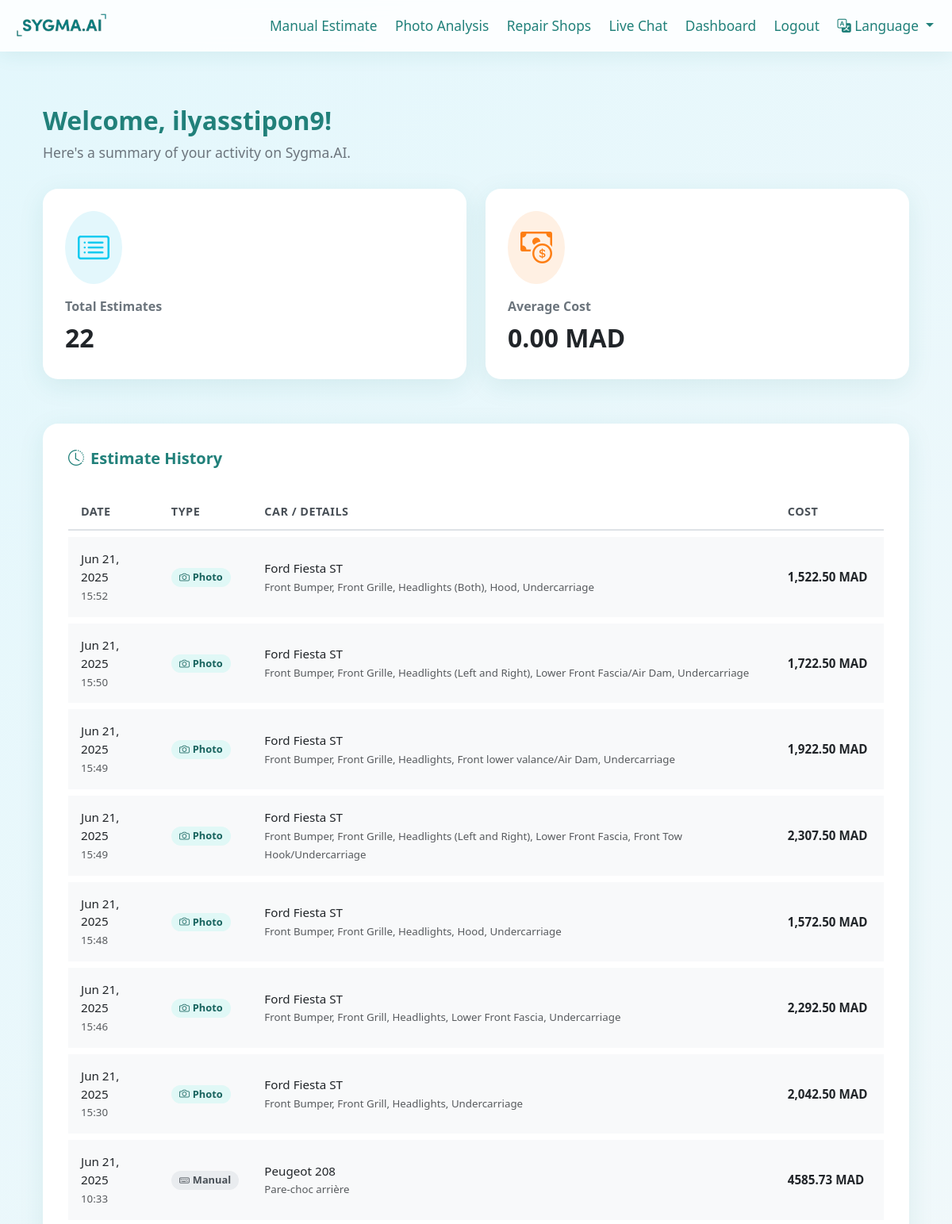
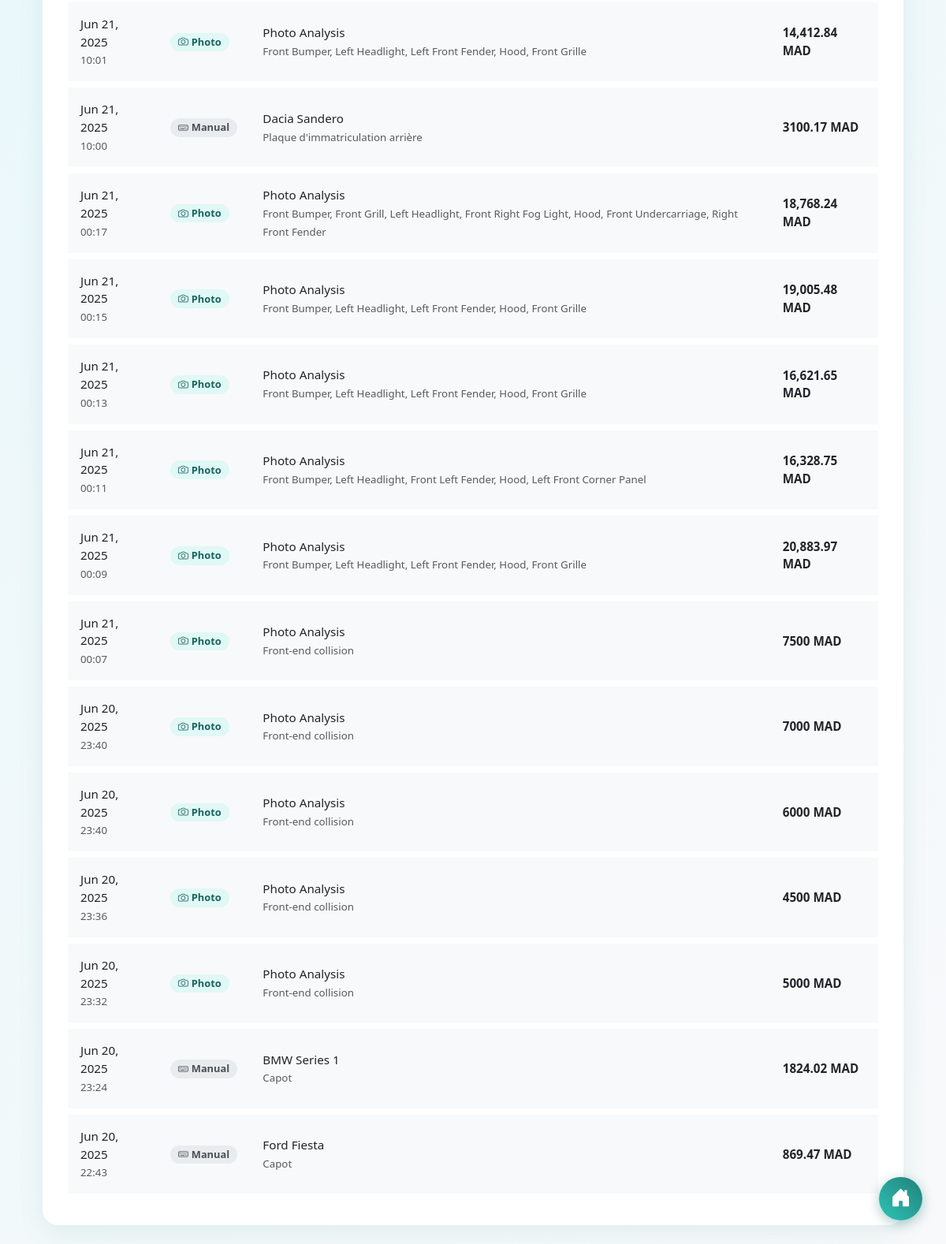
Page /dashboard (signed in) on the committed database (2 pictures, top to bottom).
### models/user.py (models this page shows, shortened)
class User(UserMixin, db.Model):
    id = db.Column(db.Integer, primary_key=True)
    email = db.Column(db.String(120), unique=True, nullable=False)
    password_hash = db.Column(db.String(128), nullable=False)
    is_admin = db.Column(db.Boolean, default=False)

### models/estimate.py (models this page shows, shortened)
class Estimate(db.Model):
    id = db.Column(db.Integer, primary_key=True)
    user_id = db.Column(db.Integer, db.ForeignKey('user.id'), nullable=False)
    estimate_type = db.Column(db.String(50), nullable=False) # 'manual' or 'photo'
    predicted_cost = db.Column(db.String(100))
    timestamp = db.Column(db.DateTime, default=datetime.utcnow)
    car_brand = db.Column(db.String(100))
    car_model = db.Column(db.String(100))
    car_year = db.Column(db.Integer)
    damaged_part = db.Column(db.String(100))
    severity = db.Column(db.String(100))
    photo_filename = db.Column(db.String(200))
    photo_analysis_data = db.Column(db.Text) # Storing JSON results as text
    user = db.relationship('User', backref=db.backref('estimates', lazy=True))

### blueprints/dashboard/routes.py (the view)
@dashboard_bp.route('/dashboard')
@login_required
def dashboard():
    estimates = Estimate.query.filter_by(user_id=current_user.id).order_by(Estimate.timestamp.desc()).all()
    total_estimates = len(estimates)
    average_cost = 0
    if total_estimates > 0:
        total_cost = 0
        valid_estimates = 0
        for est in estimates:
            cost_str = est.predicted_cost or "0"
            cost_val = re.findall(r'\\d+\\.?\\d*', cost_str)
            if cost_val:
                total_cost += float(cost_val[0])
                valid_estimates += 1
        if valid_estimates > 0:
            average_cost = total_cost / valid_estimates
    stats = {
        'total_estimates': total_estimates,
        'average_cost': f"{average_cost:.2f} MAD"
    }
    return render_template('dashboard/dashboard.html', user=current_user, estimates=estimates, stats=stats)

### templates/dashboard/dashboard.html (shortened to what this page needs)
{% extends "base.html" %}
{% block content %}
<div class="container-fluid py-4">
    <div class="dashboard-header">
        <h2>Welcome, {{ current_user.email.split('@')[0] }}!</h2>
        <p>Here's a summary of your activity on Sygma.AI.</p>
    </div>
    <div class="row">
        <div class="col-lg-6 col-md-6 mb-4">
            <div class="stat-card">
                <div class="stat-icon icon-estimates">
                    <i class="bi bi-card-list"></i>
                </div>
                <div class="stat-title">Total Estimates</div>
                <div class="stat-value">{{ stats.total_estimates }}</div>
            </div>
        </div>
        <div class="col-lg-6 col-md-6 mb-4">
            <div class="stat-card">
                <div class="stat-icon icon-avg-cost">
                    <i class="bi bi-cash-coin"></i>
                </div>
                <div class="stat-title">Average Cost</div>
                <div class="stat-value">{{ stats.average_cost }}</div>
            </div>
        </div>
    </div>
    <div class="history-card">
        <div class="history-header">
            <h5><i class="bi bi-clock-history me-2"></i>Estimate History</h5>
        </div>
        {% if estimates %}
        <div class="table-responsive">
            <table class="history-table">
                <thead>
                    <tr>
                        <th>Date</th>
                        <th>Type</th>
                        <th>Car / Details</th>
                        <th>Cost</th>
                    </tr>
                </thead>
                <tbody>
                    {% for estimate in estimates %}
                    <tr>
                        <td>{{ estimate.timestamp.strftime('%b %d, %Y') }}<br><small class="text-muted">{{ estimate.timestamp.strftime('%H:%M') }}</small></td>
                        <td>
                            {% if estimate.estimate_type == 'manual' %}
                                <span class="badge badge-manual"><i class="bi bi-keyboard me-1"></i>Manual</span>
                            {% else %}
                                <span class="badge badge-photo"><i class="bi bi-camera me-1"></i>Photo</span>
                            {% endif %}
                        </td>
                        <td class="car-details">
                            {% if estimate.car_brand and estimate.car_brand != 'Unknown' %}
                                {{ estimate.car_brand }} {{ estimate.car_model }}
                                <br><small class="text-muted">{{ estimate.damaged_part }}</small>
                            {% else %}
                                Photo Analysis
                                <br><small class="text-muted">{{ estimate.damaged_part }}</small>
                            {% endif %}
                        </td>
                        <td class="fw-bold">{{ estimate.predicted_cost }}</td>
                    </tr>
                    {% endfor %}
                </tbody>
            </table>
        </div>
        {% else %}
            <div class="empty-history">
                <i class="bi bi-file-earmark-text"></i>
                <p>No estimates yet. Your recent estimates will appear here.</p>
                <a href="{{ url_for('estimate.estimate') }}" class="btn" style="background-color: #21807a; color: white;">Create First Estimate</a>
            </div>
        {% endif %}
    </div>
</div>
{% endblock %}

### templates/base.html (style rules this page uses)
body { background: linear-gradient(135deg, #e3f7fc 0%, #f8f9fa 100%); min-height: 100vh; font-family: 'Segoe UI', Arial, sans-serif; padding-top: 85px; }

### templates/dashboard/dashboard.html (style rules this page uses)
.dashboard-header { margin-bottom: 2rem; }
.dashboard-header h2 { font-weight: 700; color: #21807a; }
.dashboard-header p { color: #6c757d; font-size: 1.1rem; }
.stat-card { background: #fff; border-radius: 1.2rem; padding: 1.75rem; box-shadow: 0 8px 32px rgba(33,128,122,0.1); border: none; transition: all 0.3s ease; position: relative; overflow: hidden; animation: fadeInUp .5s ease-out; }
.stat-card .stat-icon { font-size: 2.5rem; padding: 1rem; border-radius: 50%; margin-bottom: 1rem; display: inline-block; transition: all 0.3s ease; }
.stat-card .stat-title { font-size: 1rem; font-weight: 600; color: #6c757d; margin-bottom: 0.25rem; }
.stat-card .stat-value { font-size: 2rem; font-weight: 700; color: #212529; }
.icon-estimates { background-color: #e3f7fc; color: #0dcaf0; }
.icon-avg-cost { background-color: #fff0e3; color: #fd7e14; }
.history-card { background: #fff; border-radius: 1.2rem; padding: 2rem; box-shadow: 0 8px 32px rgba(33,128,122,0.1); border: none; margin-top: 2rem; animation: fadeInUp .7s ease-out; }
.history-header { display: flex; justify-content: space-between; align-items: center; margin-bottom: 1.5rem; }
.history-header h5 { color: #21807a; font-weight: 700; margin: 0; }
.history-table { width: 100%; border-collapse: separate; border-spacing: 0 0.5rem; }
.history-table th { font-weight: 600; color: #495057; font-size: 0.9rem; text-transform: uppercase; letter-spacing: 0.5px; padding: 0.75rem 1rem; border-bottom: 2px solid #dee2e6; }
.history-table td { padding: 1rem; vertical-align: middle; font-size: 0.95rem; }
.history-table tbody tr { background-color: #f8f9fa; border-radius: 0.8rem; transition: all 0.2s ease; }
.badge-manual, .badge-photo { font-size: 0.8rem; font-weight: 600; padding: 0.4em 0.8em; border-radius: 2rem; }
.badge-manual { background-color: #e9ecef; color: #495057; }
.badge-photo { background-color: #e0f8f6; color: #17635e; }
.car-details { font-weight: 500; }

### rows in the picture
User: email "ilyasstipon9"
Estimate: timestamp "Jun 21, 2025", timestamp "15:52", estimate_type "Photo", car_brand "Ford", car_model "Fiesta ST", damaged_part "Front Bumper, Front Grille, Headlights (Both), Hood, Undercarriage", predicted_cost "1,522.50 MAD"
Estimate: timestamp "Jun 21, 2025", timestamp "15:50", estimate_type "Photo", car_brand "Ford", car_model "Fiesta ST", damaged_part "Front Bumper, Front Grille, Headlights (Left and Right), Lower Front Fascia/Air Dam, Undercarriage", predicted_cost "1,722.50 MAD"
Estimate: timestamp "Jun 21, 2025", timestamp "15:49", estimate_type "Photo", car_brand "Ford", car_model "Fiesta ST", damaged_part "Front Bumper, Front Grille, Headlights, Front lower valance/Air Dam, Undercarriage", predicted_cost "1,922.50 MAD"
Estimate: timestamp "Jun 21, 2025", timestamp "15:49", estimate_type "Photo", car_brand "Ford", car_model "Fiesta ST", damaged_part "Front Bumper, Front Grille, Headlights (Left and Right), Lower Front Fascia, Front Tow Hook/Undercarriage", predicted_cost "2,307.50 MAD"
Estimate: timestamp "Jun 21, 2025", timestamp "15:48", estimate_type "Photo", car_brand "Ford", car_model "Fiesta ST", damaged_part "Front Bumper, Front Grille, Headlights, Hood, Undercarriage", predicted_cost "1,572.50 MAD"
Estimate: timestamp "Jun 21, 2025", timestamp "15:46", estimate_type "Photo", car_brand "Ford", car_model "Fiesta ST", damaged_part "Front Bumper, Front Grill, Headlights, Lower Front Fascia, Undercarriage", predicted_cost "2,292.50 MAD"
Estimate: timestamp "Jun 21, 2025", timestamp "15:30", estimate_type "Photo", car_brand "Ford", car_model "Fiesta ST", damaged_part "Front Bumper, Front Grill, Headlights, Undercarriage", predicted_cost "2,042.50 MAD"
Estimate: timestamp "Jun 21, 2025", timestamp "10:33", estimate_type "manual" (drawn), car_brand "Peugeot", car_model "208", damaged_part "Pare-choc arrière", predicted_cost "4585.73 MAD"
Estimate: timestamp "Jun 21, 2025", timestamp "10:01", estimate_type "Photo", damaged_part "Front Bumper, Left Headlight, Left Front Fender, Hood, Front Grille", predicted_cost "14,412.84 MAD"
Estimate: timestamp "Jun 21, 2025", timestamp "10:00", estimate_type "manual" (drawn), car_brand "Dacia", car_model "Sandero", damaged_part "Plaque d'immatriculation arrière", predicted_cost "3100.17 MAD"
Estimate: timestamp "Jun 21, 2025", timestamp "00:17", estimate_type "Photo", damaged_part "Front Bumper, Front Grill, Left Headlight, Front Right Fog Light, Hood, Front Undercarriage, Right Front Fender", predicted_cost "18,768.24 MAD"
Estimate: timestamp "Jun 21, 2025", timestamp "00:15", estimate_type "Photo", damaged_part "Front Bumper, Left Headlight, Left Front Fender, Hood, Front Grille", predicted_cost "19,005.48 MAD"
Estimate: timestamp "Jun 21, 2025", timestamp "00:13", estimate_type "Photo", damaged_part "Front Bumper, Left Headlight, Left Front Fender, Hood, Front Grille", predicted_cost "16,621.65 MAD"
Estimate: timestamp "Jun 21, 2025", timestamp "00:11", estimate_type "Photo", damaged_part "Front Bumper, Left Headlight, Front Left Fender, Hood, Left Front Corner Panel", predicted_cost "16,328.75 MAD"
Estimate: timestamp "Jun 21, 2025", timestamp "00:09", estimate_type "Photo", damaged_part "Front Bumper, Left Headlight, Left Front Fender, Hood, Front Grille", predicted_cost "20,883.97 MAD"
Estimate: timestamp "Jun 21, 2025", timestamp "00:07", estimate_type "Photo", damaged_part "Front-end collision", predicted_cost "7500 MAD"
Estimate: timestamp "Jun 20, 2025", timestamp "23:40", estimate_type "Photo", damaged_part "Front-end collision", predicted_cost "7000 MAD"
Estimate: timestamp "Jun 20, 2025", timestamp "23:40", estimate_type "Photo", damaged_part "Front-end collision", predicted_cost "6000 MAD"
Estimate: timestamp "Jun 20, 2025", timestamp "23:36", estimate_type "Photo", damaged_part "Front-end collision", predicted_cost "4500 MAD"
Estimate: timestamp "Jun 20, 2025", timestamp "23:32", estimate_type "Photo", damaged_part "Front-end collision", predicted_cost "5000 MAD"
Estimate: timestamp "Jun 20, 2025", timestamp "23:24", estimate_type "manual" (drawn), car_brand "BMW", car_model "Series 1", damaged_part "Capot", predicted_cost "1824.02 MAD"
Estimate: timestamp "Jun 20, 2025", timestamp "22:43", estimate_type "manual" (drawn), car_brand "Ford", car_model "Fiesta", damaged_part "Capot", predicted_cost "869.47 MAD"

### other values in the picture
{{ stats.total_estimates }} "22"
{{ stats.average_cost }} "0.00 MAD"
